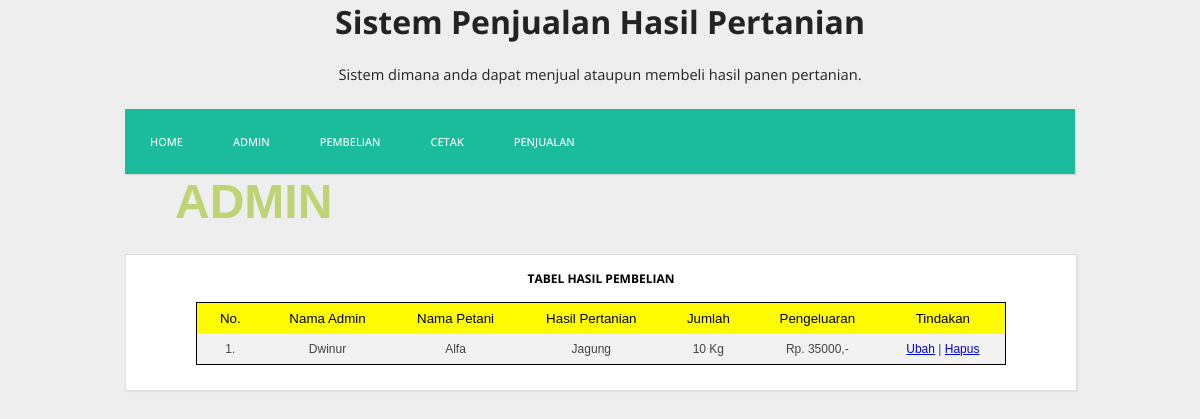
The app's page /pembelian.php (signed in) with its own data.
### tables this page shows
CREATE TABLE `pembelian` (
  `id_pembelian` int(3) NOT NULL,
  `nama_admin` varchar(100) NOT NULL,
  `nama_petani` varchar(100) NOT NULL,
  `nama_barang` varchar(100) NOT NULL,
  `berat` int(15) NOT NULL,
  `pengeluaran` int(100) NOT NULL
);

### pembelian.php (the view, shortened to what this page needs)
<?php
include_once("config.php");
$result = mysqli_query($mysqli, "SELECT * FROM pembelian");
?>
<html>
<head>
    <link rel="stylesheet" href="desain.css" />
</head>
<body>
    <header>
    <h1>Sistem Penjualan Hasil Pertanian</h1>
    <p class="deskripsi">Sistem dimana anda dapat menjual ataupun membeli hasil panen pertanian.</p>
 </header>
<div class="wrap">
 <nav class="menu">
 <ul>
      <li><a href="index.php">Home</a></li>
      <li><a href="admin.php">Admin</a></li>
      <li><a href="pembelian.php">Pembelian</a></li>
      <li><a href="cetakpembelian.php">Cetak</a></li>
      <li><a href="penjualan.php">Penjualan</a></li>
    </ul>
 </nav>
 <div class="blog">
 <h2><a href="admin.php" id="admin">Admin</a></h2>
    <div class="conteudo">
    <center>
    <div class="post-info">
        <b>Tabel Hasil Pembelian</b>
    </div>
    <table class="table3">
<tr>
    <th>No.</th> <th>Nama Admin</th> <th>Nama Petani</th> <th>Hasil Pertanian</th> <th>Jumlah</th> <th>Pengeluaran</th> <th>Tindakan</th>
</tr>
<?php
$no=0;
    while($user_data = mysqli_fetch_array($result)) {
    $no++;
    echo "<tr>";
    echo "<td>".$no.".</td>";
    echo "<td>".$user_data['nama_admin']."</td>";
    echo "<td>".$user_data['nama_petani']."</td>";
    echo "<td>".$user_data['nama_barang']."</td>";
    echo "<td>".$user_data['berat']." Kg</td>";
    echo "<td>Rp. ".$user_data['pengeluaran'].",-</td>";
    echo "<td><a href='editpembelian.php?id_pembelian=$user_data[id_pembelian]'>Ubah</a> | <a href='deletepembelian.php?id_pembelian=$user_data[id_pembelian]'>Hapus</a></td></tr>";
}
?>
</table>
</center>
</div>
</body>
</html>

### desain.css (style rules this page uses)
body { background: #eee; margin:0; font-family: 'Open Sans', sans-serif; }
header { text-align: center; color: #232323; }
header .deskripsi { font-size: 11pt; }
.wrap { width: 950px; margin:25px auto; }
nav.menu ul { overflow:hidden; color:#fff; list-style: none; float:left; padding:0; width: 950px; margin:0 0 0; background: #1abc9c; -webkit-box-shadow: 1px 1px 1px 0px rgba(204,204,204,0.55); -moz-box-shadow: 1px 1px 1px 0px rgba(204,204,204,0.55); box-shadow: 1px 1px 1px 0px rgba(204,204,204,0.55); }
nav.menu ul li { margin:0; float:left; }
nav.menu ul a { padding:25px; display:block; font-weight:500; font-size: 11px; color:#fff; text-transform: uppercase; transition: all 0.5s ease; text-decoration: none; }
.blog { float:left; }
.table, th, td { font-size: 9pt; padding: 8px 20px; text-align: center; }
.table1, th, td { padding: 8px 20px; text-align: center; font-size: 9pt; }
.table2, th, td { padding: 8px 20px; text-align: center; font-size: 9pt; }
.table3 { font-family: sans-serif; color: #444; border-collapse: collapse; width: 90%; border: 1px solid black; }
.table3 tr th { background: #fffb01; color: black; font-size: 10pt; font-weight: normal; }
.table3, th, td { padding: 8px 20px; text-align: center; font-size: 9pt; }
.table3 tr:nth-child(even) { background-color: #f2f2f2; }
.conteudo { font-size: 11px; width:900px; padding:25px; margin:25px auto; background: #fff; border:1px solid #dedede; -webkit-box-shadow: 1px 1px 1px 0px rgba(204,204,204,0.35); -moz-box-shadow: 1px 1px 1px 0px rgba(204,204,204,0.35); box-shadow: 1px 1px 1px 0px rgba(204,204,204,0.35); }
.post-info { font-size: 12px; margin: -10px 0 15px; text-transform: uppercase; }

### pembelian.php (style rules this page uses)
h2 { color: #301b7a; font-size: 48px; font-family: sans-serif; margin: auto; mix-blend-mode: difference; padding: 0 50px; text-transform: uppercase; }
#admin { text-decoration:none; color: #301b7a; }

### records on screen
pembelian: nama_admin "Dwinur", nama_petani "Alfa", nama_barang "Jagung", berat "10", pengeluaran "35000"
